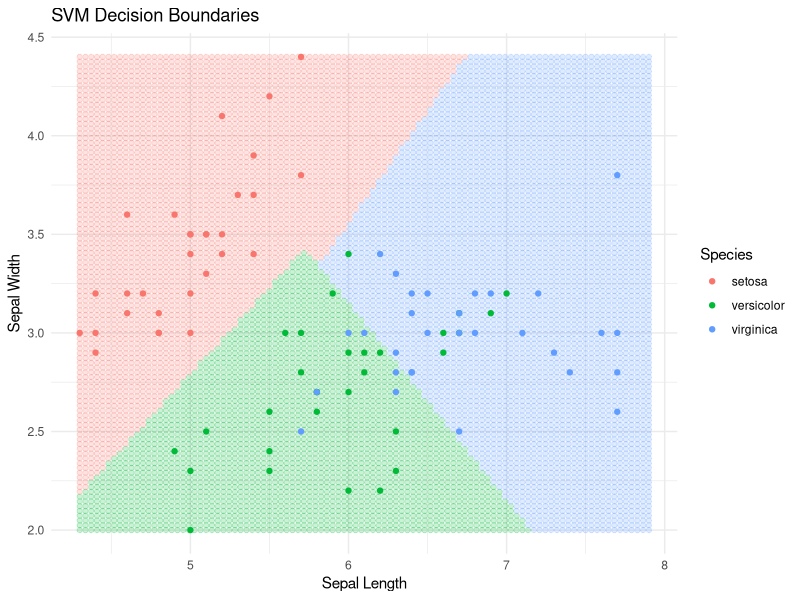

Write R code to recreate this figure.
View(iris)
summary(iris)
set.seed(2)

install.packages("caTools")
library(caTools)

split <- sample.split(iris, SplitRatio = 0.7)
split

train <- subset(iris, split==TRUE)
test <- subset(iris, split==FALSE)

train
test

# Install the e1071 package if you haven't already
install.packages("e1071")

# Load the library
library(e1071)

# Train the SVM model
svm_model <- svm(Species ~ ., data = train, kernel = "linear")

# View the summary of the model
summary(svm_model)

# Make predictions
predictions <- predict(svm_model, newdata = test)

# View predictions
print(predictions)

# Create a confusion matrix
confusion_matrix <- table(Predicted = predictions, Actual = test$Species)

# Print the confusion matrix
print(confusion_matrix)

# Calculate accuracy
accuracy <- sum(diag(confusion_matrix)) / sum(confusion_matrix)
print(paste("Accuracy:", round(accuracy * 100, 2), "%"))

# Install ggplot2 if not installed
install.packages("ggplot2")
library(ggplot2)

# Subset the iris data to 2 features for visualization
svm_model_2d <- svm(Species ~ Sepal.Length + Sepal.Width, data = train, kernel = "linear")

# Generate a grid of values
x_range <- seq(min(iris$Sepal.Length), max(iris$Sepal.Length), length = 100)
y_range <- seq(min(iris$Sepal.Width), max(iris$Sepal.Width), length = 100)
grid <- expand.grid(Sepal.Length = x_range, Sepal.Width = y_range)

# Predict on the grid
grid$Species <- predict(svm_model_2d, newdata = grid)

# Plot the decision boundaries
ggplot() +
  geom_point(data = grid, aes(x = Sepal.Length, y = Sepal.Width, color = Species), alpha = 0.2) +
  geom_point(data = train, aes(x = Sepal.Length, y = Sepal.Width, color = Species)) +
  labs(title = "SVM Decision Boundaries", x = "Sepal Length", y = "Sepal Width") +
  theme_minimal()
